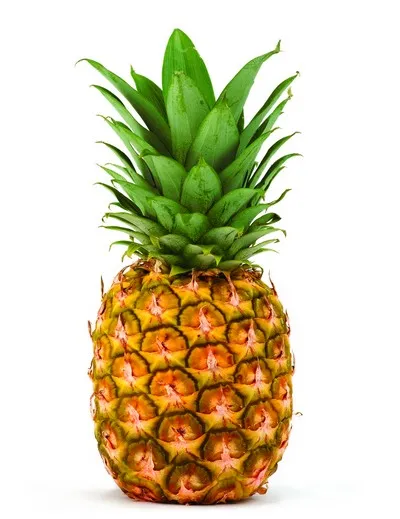
#> input picture 파인애플.webp, 400 x 519 px
$ python -i vector_autotune.py   (imports and definitions only)
#> lines starting #> are read from the running program, lines starting #| are printed output that depends on the picture; after the words box and inside, x2 and y2 are one past the last pixel; in counts of white or black regions, pixels touching at a corner belong together
# -*- coding: utf-8 -*-
"""감바랩스 벡터 자동 튜닝 엔진 (vtracer + OpenCV + SSIM/InkIoU)

역할 3가지
  1) 이미지 분류      : lineart / diagram / logo / photo
  2) 유형별 전처리     : 업스케일·이진화·색 단순화 (vtracer가 삼키기 좋은 형태로)
  3) 후보 파라미터 생성 : 실제 트레이스 → 래스터화 → 점수 비교로 최적안 선택(autotune)

실제 트레이스/채점 루프는 별도 프로세스(app/ppt/_vtrace_run.py)에서 돈다.
여기서는 "무엇을 시도할지"와 "어떻게 점수 매길지"만 정의한다.

■ vtracer 파라미터 유효 범위 (공식 문서 기준 — 벗어나면 형상이 깨진다)
    filter_speckle    1~16  (이 값보다 작은 점/획은 통째로 버려짐 → 글자 획 실종의 주범)
    color_precision   1~8
    layer_difference  0~255
    corner_threshold  0~180 (낮을수록 코너를 많이 잡음 → 곡선이 각짐)
    length_threshold  3.5~10 (범위 밖 값은 과분할 → 경로 붕괴)
    splice_threshold  0~180
    path_precision    0~8
"""
import cv2
import numpy as np
from PIL import Image

CATEGORIES = ("lineart", "diagram", "logo", "photo")

# 옛 프리셋 이름이 들어와도 죽지 않도록
_ALIAS = {"text": "lineart", "general": "diagram", "auto": "diagram"}


# ──────────────────────────────────────────────────────────────────────────
# 유형별 기본 파라미터 (실측으로 검증한 값)
#   upscale  : 트레이스 전 확대 배율. 안티에일리어싱된 글자 획을 살리는 핵심.
#   quantize : 색 수 제한(0=제한 없음). 도식/글자에는 오히려 해로워서 0.
# ──────────────────────────────────────────────────────────────────────────
PRESETS = {
    # 흑백 선화: 순서도·도면·스캔 문서·수식. 이진화 후 binary 모드로 뽑는 게 압도적으로 깨끗하다.
    "lineart": {
        "upscale": 2.0, "binarize": True, "quantize": 0, "cap": 3200,
        "params": {
            "colormode": "binary", "hierarchical": "stacked", "mode": "spline",
            "filter_speckle": 2, "color_precision": 8, "layer_difference": 16,
            "corner_threshold": 60, "length_threshold": 4.0,
            "splice_threshold": 45, "max_iterations": 10, "path_precision": 3,
        },
    },
    # 컬러 도식: 다이어그램·차트·UI 스크린샷. 작은 글자가 많아 filter_speckle을 낮게 유지해야 한다.
    "diagram": {
        "upscale": 2.0, "binarize": False, "quantize": 0, "cap": 3000,
        "params": {
            "colormode": "color", "hierarchical": "stacked", "mode": "spline",
            "filter_speckle": 2, "color_precision": 8, "layer_difference": 16,
            "corner_threshold": 60, "length_threshold": 5.0,
            "splice_threshold": 45, "max_iterations": 10, "path_precision": 3,
        },
    },
    # 로고·아이콘·플랫 일러스트: 색 수가 적고 면이 넓다.
    "logo": {
        "upscale": 2.0, "binarize": False, "quantize": 0, "cap": 2400,
        "params": {
            "colormode": "color", "hierarchical": "stacked", "mode": "spline",
            "filter_speckle": 4, "color_precision": 8, "layer_difference": 16,
            "corner_threshold": 60, "length_threshold": 4.0,
            "splice_threshold": 45, "max_iterations": 10, "path_precision": 3,
        },
    },
    # 사진·연속 톤: 확대하면 용량만 폭발하므로 등배~축소.
    # 격자 탐색 결과 filter_speckle 4 · 색 제한 없음 · bilateral 없음이 확실히 우세했다
    # (파인애플.webp 기준 score 0.816 → 0.877). 용량을 줄이려면 autotune 변형을 쓴다.
    "photo": {
        "upscale": 1.0, "binarize": False, "quantize": 0, "cap": 1400,
        "params": {
            "colormode": "color", "hierarchical": "stacked", "mode": "spline",
            "filter_speckle": 4, "color_precision": 8, "layer_difference": 16,
            "corner_threshold": 60, "length_threshold": 4.0,
            "splice_threshold": 45, "max_iterations": 10, "path_precision": 3,
        },
        "denoise": 0,   # bilateral 커널 지름(0=사용 안 함)
    },
}

# autotune 시 추가로 시도할 변형 (첫 항목 = 프리셋 기본값이므로 생략)
_VARIANTS = {
    "lineart": [
        {"label": "고해상", "upscale": 3.0},
        {"label": "잡티강", "params": {"filter_speckle": 6}},
        {"label": "직선", "params": {"mode": "polygon"}},
    ],
    "diagram": [
        {"label": "경량", "params": {"color_precision": 6}},
        {"label": "잡티강", "params": {"filter_speckle": 6}},
        {"label": "고해상", "upscale": 2.5},
    ],
    "logo": [
        {"label": "잡티최소", "params": {"filter_speckle": 2}},
        {"label": "24색", "quantize": 24},
    ],
    # 사진은 기본이 가장 정확하지만 용량이 크다 — 아래는 용량을 줄이는 쪽 후보들.
    "photo": [
        {"label": "64색", "quantize": 64},
        {"label": "32색", "quantize": 32},
        {"label": "잡티강", "params": {"filter_speckle": 10}},
    ],
}

# 유형별 채점 방식: 글자가 중요한 유형은 잉크 IoU 가중을 높인다.
#   SSIM 단독은 흰 배경이 대부분인 도식에서 변별력이 없다(0.976 vs 0.989).
#   잉크 IoU(검은 획 픽셀의 교집합/합집합)는 사라진 '=' 기호·i의 점을 그대로 잡아낸다.
METRIC = {"lineart": "ink", "diagram": "ink", "logo": "color", "photo": "color"}


# [7 lines left out: function imread_unicode, not called in this run]


def flatten_on_white(im):
    """RGBA → 흰 배경 합성 RGB (채점 기준 이미지용)."""
    im = im.convert("RGBA")
    bg = Image.new("RGBA", im.size, (255, 255, 255, 255))
    return Image.alpha_composite(bg, im).convert("RGB")


# [15 lines left out: function defringe_cutout, not called in this run]


class VectorAutotuner:
    """이미지 분석 · 전처리 · 후보 파라미터 생성기"""

    def __init__(self, image_path: str):
#> called with image_path = '../../../파인애플.webp'
        self.image_path = image_path
        self.im_pil = Image.open(image_path)
#> self.im_pil is the input picture: PIL image 400x519 RGB; mean R, G, B 213.6, 205.9, 174.4
        self.im_pil.load()
        self.im_pil = self.im_pil.convert("RGBA")
#> self.im_pil: PIL image 400x519 RGBA
        self.w, self.h = self.im_pil.size
#> self.w = 400; self.h = 519
        self._profile = None

    # ── 1) 분석 ──────────────────────────────────────────────────────────
    def profile(self) -> dict:
        """엣지 밀도·채도·색 수·이진성으로 이미지 성격을 수치화."""
        if self._profile is not None:
            return self._profile

        rgb = np.array(flatten_on_white(self.im_pil))
#> in flatten_on_white, `bg = Image.new("RGBA", im.size, (255, 255, 255, 255))`: bg: PIL image 400x519 RGBA; every value is 255
        gray = cv2.cvtColor(rgb, cv2.COLOR_RGB2GRAY)
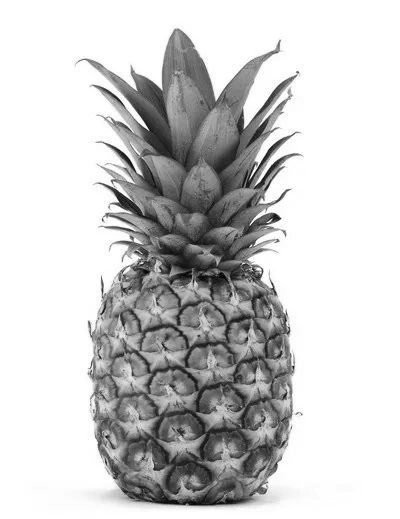
#> gray: shape (519, 400); min 4, max 255, mean 204.6
        hsv = cv2.cvtColor(rgb, cv2.COLOR_RGB2HSV)
#> hsv: shape (519, 400, 3); mean H, S, V 14.8, 75.6, 220.7

        edges = cv2.Canny(gray, 80, 160)
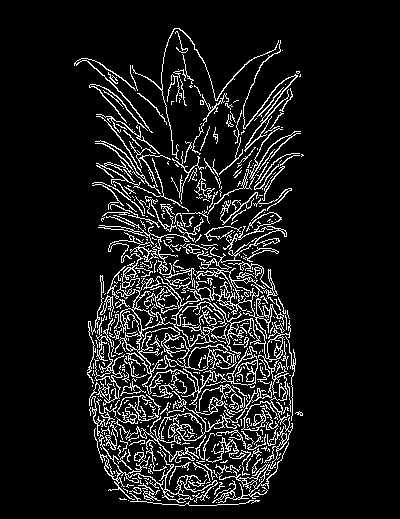
#> edges: shape (519, 400); 9.9% white in thin lines or dots, all inside (x1, y1, x2, y2) = (74, 28, 304, 506)
        edge_density = float(np.count_nonzero(edges)) / max(self.w * self.h, 1)
#> edge_density = 0.0989

        # 색 수 (2만 색에서 포화)
        colors = self.im_pil.getcolors(maxcolors=20000)
#> colors = None
        n_colors = len(colors) if colors else 20001
#> n_colors = 20001

        # 채도: 유채색 픽셀이 거의 없으면 흑백 선화 후보
        sat_mean = float(hsv[:, :, 1].mean())
#> sat_mean = 75.63
        colorful_ratio = float(np.count_nonzero(hsv[:, :, 1] > 40)) / max(self.w * self.h, 1)
#> colorful_ratio = 0.36

        # 이진성: 아주 밝거나 아주 어두운 픽셀의 비율
        bilevel_ratio = float(np.count_nonzero((gray < 60) | (gray > 200))) / max(self.w * self.h, 1)
#> bilevel_ratio = 0.698

        alpha = np.array(self.im_pil.getchannel("A"))
#> alpha: shape (519, 400); every value is 255
        has_alpha = bool(np.count_nonzero(alpha < 250))
#> has_alpha = False

        self._profile = {
            "w": self.w, "h": self.h,
            "edge_density": edge_density,
            "n_colors": n_colors,
            "sat_mean": sat_mean,
            "colorful_ratio": colorful_ratio,
            "bilevel_ratio": bilevel_ratio,
            "has_alpha": has_alpha,
            "small_mark_ratio": self._small_mark_ratio(gray),
        }
        return self._profile

    @staticmethod
    def _small_mark_ratio(gray) -> float:
        """전체 획 덩어리 중 '작은 마크'(글자·기호 크기)의 비율.

        확대 트레이스가 이득인지 판단하는 신호다. 글자가 많으면(비율↑) 원본 해상도로는
        획이 뭉개지므로 2배 확대가 이득이고, 큰 면으로 이뤄진 아이콘·로고(비율↓)는
        확대해봐야 경계 램프만 넓어져 레이어가 겹치며 후광이 생긴다.
        """
        t, _ = cv2.threshold(gray, 0, 255, cv2.THRESH_BINARY_INV + cv2.THRESH_OTSU)
#> t = 179
        m = (gray < t).astype(np.uint8)
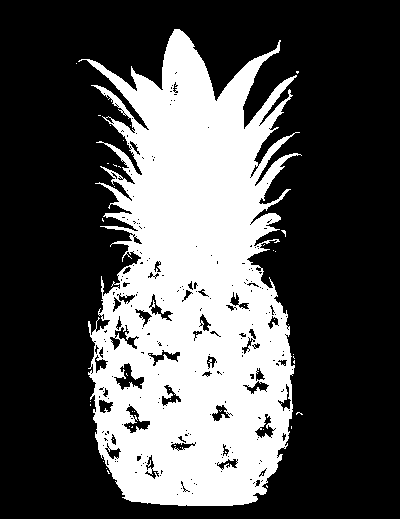
#> m: shape (519, 400); values 0 (black) and 1 (white), 32.6% white; 44 white regions (43 under 20 px), largest, box (x1, y1, x2, y2) and area: (78, 29, 302, 506) 67528
        n, _lab, st, _c = cv2.connectedComponentsWithStats(m, 8)
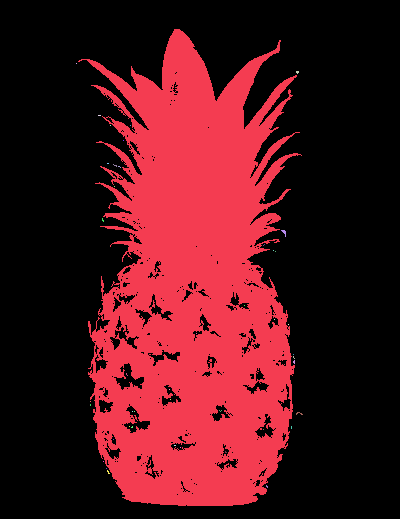
#> _lab: shape (519, 400) int32; 45 distinct labels, from 0 to 44; one colour per label, 0 black
#> n = 45; st = 45 rows, first 6: [0, 0, 400, 519, 139958], [78, 29, 224, 477, 67528], [76, 63, 1, 1, 1], [296, 71, 3, 3, 7], [98, 115, 3, 1, 3], [110, 125, 1, 1, 1]
        if n <= 1:
            return 0.0
        areas = st[1:, cv2.CC_STAT_AREA]
#> areas = 44 values, max 67528 at index 0, min 1 at index 1, mean 1537.3
        areas = areas[areas >= 4]
#> areas = [67528, 7, 5, 5, 16, 6, 10, 6, 4]
        if len(areas) == 0:
            return 0.0
        rel = areas / float(gray.shape[0] * gray.shape[1])
#> rel = [0.325, 3.37e-05, 2.41e-05, 2.41e-05, 7.71e-05, 2.89e-05, 4.82e-05, 2.89e-05, 1.93e-05]
        return float((rel < 0.0008).mean())

    # [147 lines left out: functions classify, default_upscale, target_size, preprocess, build_candidates, clamp_params, not called in this run]

>>> result = VectorAutotuner('../../../파인애플.webp').profile()
#> result = 9 items
